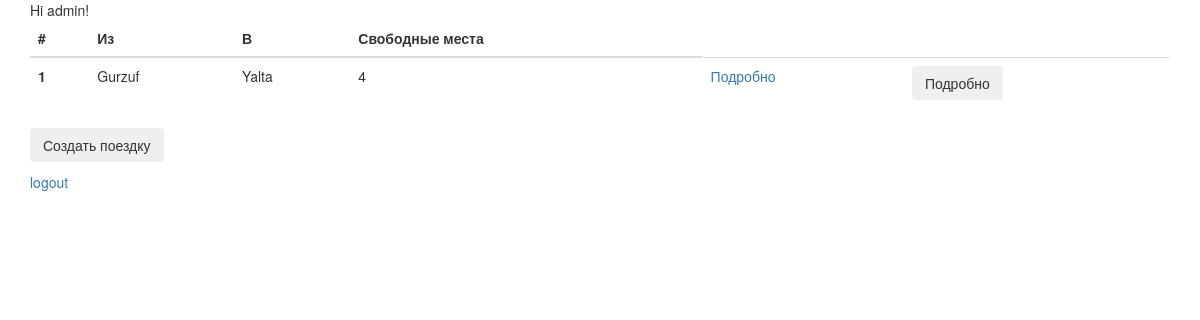
Page / (signed in) on the earlier database version.
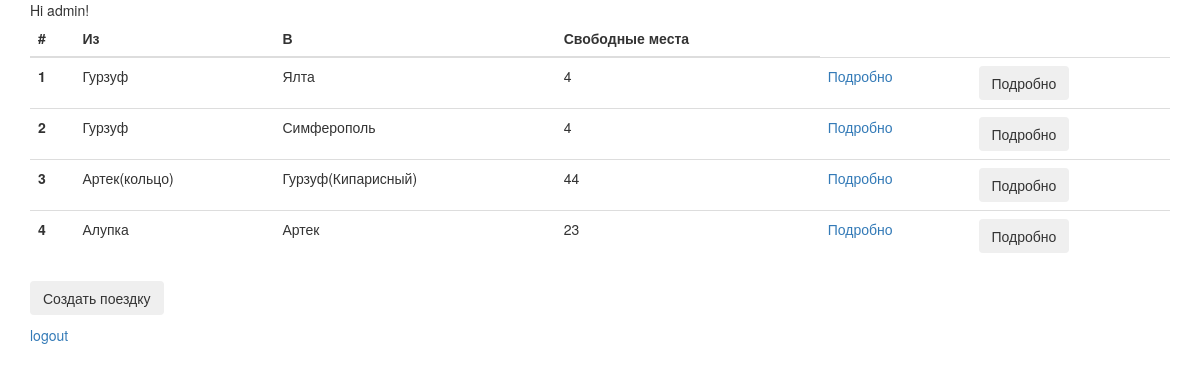
Same page on the later database version.
### blabla/models.py (models this page shows, shortened)
class Trip(models.Model):
  creator = models.IntegerField("Заявитель", default=0)
  trip_from = models.CharField("Место отправления:",max_length=30)
  trip_to = models.CharField("Место прибытия:",max_length=30)
  datetime = models.DateTimeField("Время отбытия")
  free_seats = models.IntegerField("Свободные места:")
  car = models.CharField("Машина:",max_length=30)
  users = models.ManyToManyField(User,blank=True)

### blabla/views.py (the view)
# urls.py: path('', views.home, name='home'),
def home(request):
  trips = Trip.objects.all()
  return render(request, 'blabla/home.html',{'trips':trips})

### blabla/templates/blabla/home.html (shortened to what this page needs)
{% extends 'base.html' %}
{% block content %}
{% if user.is_authenticated %}
  Hi {{ user.username }}!
<table class="table">
  <thead>
    <tr>
      <th scope="col">#</th>
      <th scope="col">Из</th>
      <th scope="col">В</th>
      <th scope="col">Свободные места</th>
    </tr>
  </thead>
  <tbody>
  {% for trip in trips %}
  <tr>
    <th scope="row"> {{ trip.pk }}</th>
    <td> {{ trip.trip_from }}</td>
    <td> {{ trip.trip_to }}</td>
    <td> {{ trip.free_seats }}</td>
    <td><a href='detail/{{ trip.pk }}'>Подробно</a></td>
     <td> <button class="btn" onclick="location.href='/detail/{{ trip.pk }}'">Подробно</td>
  </tr>
  {% endfor %}
  </tbody>
</table>
  <p>
    <button class="btn" onclick="location.href='create/'">Создать поездку</button>
</p>
  <p><a href="{% url 'logout' %}">logout</a></p>
{% else %}
  <p>You are not logged in</p>
  <a href="{% url 'login' %}">login</a>
{% endif %}
{% endblock %}

### blabla/templates/blabla/base.html (shortened to what this page needs)
{% load bootstrap3 %}
<!DOCTYPE html>
<html>
<head>
  {% bootstrap_css %}
</head>
<body>
  <div class="container">
    {% block content %}
    {% endblock %}
  </div>
</body>
</html>

Differences in the rows shown:
changed Trip id 1: trip_from "Gurzuf" → "Гурзуф"; trip_to "Yalta" → "Ялта"
added Trip: pk "2", trip_from "Гурзуф", trip_to "Симферополь", free_seats "4"
added Trip: pk "3", trip_from "Артек(кольцо)", trip_to "Гурзуф(Кипарисный)", free_seats "44"
added Trip: pk "4", trip_from "Алупка", trip_to "Артек", free_seats "23"
